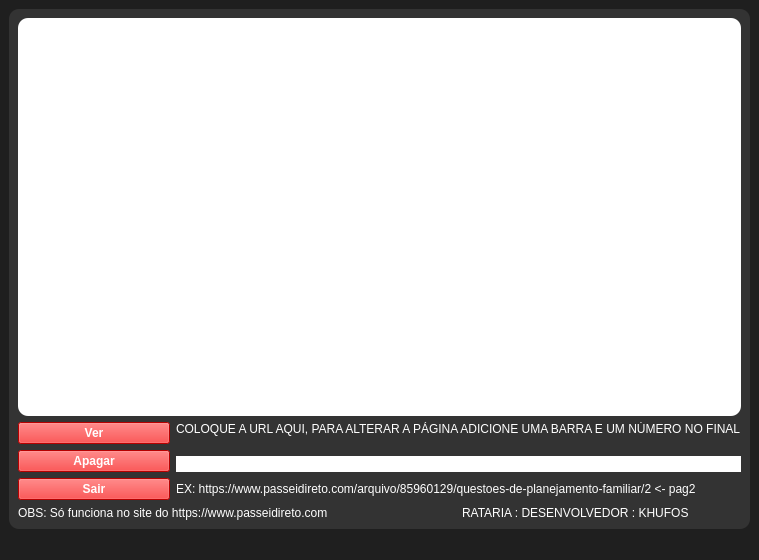
<?xml version="1.0" encoding="UTF-8"?>
<ui version="4.0">
 <class>MainWindow</class>
 <widget class="QMainWindow" name="MainWindow">
  <property name="geometry">
   <rect>
    <x>0</x>
    <y>0</y>
    <width>663</width>
    <height>560</height>
   </rect>
  </property>
  <property name="font">
   <font>
    <stylestrategy>PreferDefault</stylestrategy>
   </font>
  </property>
  <property name="tabletTracking">
   <bool>false</bool>
  </property>
  <property name="acceptDrops">
   <bool>true</bool>
  </property>
  <property name="windowTitle">
   <string>RATARIA</string>
  </property>
  <property name="windowIcon">
   <iconset>
    <normaloff>22251rat_98787.ico</normaloff>22251rat_98787.ico</iconset>
  </property>
  <property name="autoFillBackground">
   <bool>false</bool>
  </property>
  <property name="styleSheet">
   <string notr="true">background-color: rgb(31, 31, 31);
</string>
  </property>
  <property name="animated">
   <bool>true</bool>
  </property>
  <property name="documentMode">
   <bool>false</bool>
  </property>
  <property name="tabShape">
   <enum>QTabWidget::Rounded</enum>
  </property>
  <widget class="QWidget" name="centralwidget">
   <property name="styleSheet">
    <string notr="true"/>
   </property>
   <layout class="QGridLayout" name="gridLayout_2">
    <item row="0" column="0">
     <widget class="QFrame" name="frame">
      <property name="styleSheet">
       <string notr="true">QFrame{
background-color:#333;
border-radius: 10px;
}</string>
      </property>
      <property name="frameShape">
       <enum>QFrame::StyledPanel</enum>
      </property>
      <property name="frameShadow">
       <enum>QFrame::Raised</enum>
      </property>
      <layout class="QGridLayout" name="gridLayout">
       <item row="1" column="0" rowspan="3">
        <layout class="QVBoxLayout" name="verticalLayout">
         <item>
          <widget class="QPushButton" name="pushButton">
           <property name="font">
            <font>
             <weight>75</weight>
             <bold>true</bold>
            </font>
           </property>
           <property name="styleSheet">
            <string notr="true">background-color: rgb(255, 0, 0);
color: rgb(255, 255, 255);
</string>
           </property>
           <property name="text">
            <string>Ver</string>
           </property>
          </widget>
         </item>
         <item>
          <widget class="QPushButton" name="pushButton_2">
           <property name="font">
            <font>
             <weight>75</weight>
             <bold>true</bold>
            </font>
           </property>
           <property name="styleSheet">
            <string notr="true">background-color: rgb(255, 0, 0);
color: rgb(255, 255, 255);
</string>
           </property>
           <property name="text">
            <string>Apagar</string>
           </property>
          </widget>
         </item>
         <item>
          <widget class="QPushButton" name="pushButton_3">
           <property name="font">
            <font>
             <weight>75</weight>
             <bold>true</bold>
            </font>
           </property>
           <property name="styleSheet">
            <string notr="true">background-color: rgb(255, 0, 0);
color: rgb(255, 255, 255);
</string>
           </property>
           <property name="text">
            <string>Sair</string>
           </property>
          </widget>
         </item>
        </layout>
       </item>
       <item row="4" column="0" colspan="2">
        <widget class="QLabel" name="label_3">
         <property name="styleSheet">
          <string notr="true">font: 75 8pt &quot;DejaVu Serif Condensed&quot;;
color: rgb(255, 255, 255);</string>
         </property>
         <property name="text">
          <string>OBS: Só funciona no site do https://www.passeidireto.com</string>
         </property>
        </widget>
       </item>
       <item row="4" column="2">
        <widget class="QLabel" name="label_4">
         <property name="styleSheet">
          <string notr="true">font: 75 8pt &quot;DejaVu Serif Condensed&quot;;
color: rgb(255, 255, 255);</string>
         </property>
         <property name="text">
          <string>RATARIA : DESENVOLVEDOR : KHUFOS</string>
         </property>
        </widget>
       </item>
       <item row="1" column="1" colspan="2">
        <widget class="QLabel" name="label">
         <property name="styleSheet">
          <string notr="true">font: 75 8pt &quot;DejaVu Serif Condensed&quot;;
font: 75 8pt &quot;MS Shell Dlg 2&quot;;
color: rgb(255, 255, 255);</string>
         </property>
         <property name="text">
          <string>COLOQUE A URL AQUI, PARA ALTERAR A PÁGINA ADICIONE UMA BARRA E UM NÚMERO NO FINAL
</string>
         </property>
        </widget>
       </item>
       <item row="3" column="1" colspan="2">
        <widget class="QLabel" name="label_2">
         <property name="styleSheet">
          <string notr="true">font: 75 8pt &quot;DejaVu Serif Condensed&quot;;
color: rgb(255, 255, 255);

</string>
         </property>
         <property name="text">
          <string>EX: https://www.passeidireto.com/arquivo/85960129/questoes-de-planejamento-familiar/2 &lt;- pag2</string>
         </property>
        </widget>
       </item>
       <item row="0" column="0" colspan="3">
        <widget class="QTextEdit" name="segura">
         <property name="autoFillBackground">
          <bool>false</bool>
         </property>
         <property name="styleSheet">
          <string notr="true">
background-color: rgb(255, 255, 255);
border-radius: 10px;
</string>
         </property>
        </widget>
       </item>
       <item row="2" column="1" colspan="2">
        <widget class="QLineEdit" name="lineEdit">
         <property name="cursor">
          <cursorShape>IBeamCursor</cursorShape>
         </property>
         <property name="styleSheet">
          <string notr="true">background-color: rgb(255, 255, 255);
border-radius:10px;</string>
         </property>
         <property name="text">
          <string/>
         </property>
        </widget>
       </item>
      </layout>
     </widget>
    </item>
   </layout>
  </widget>
  <widget class="QStatusBar" name="statusbar"/>
 </widget>
 <resources/>
 <connections/>
</ui>
